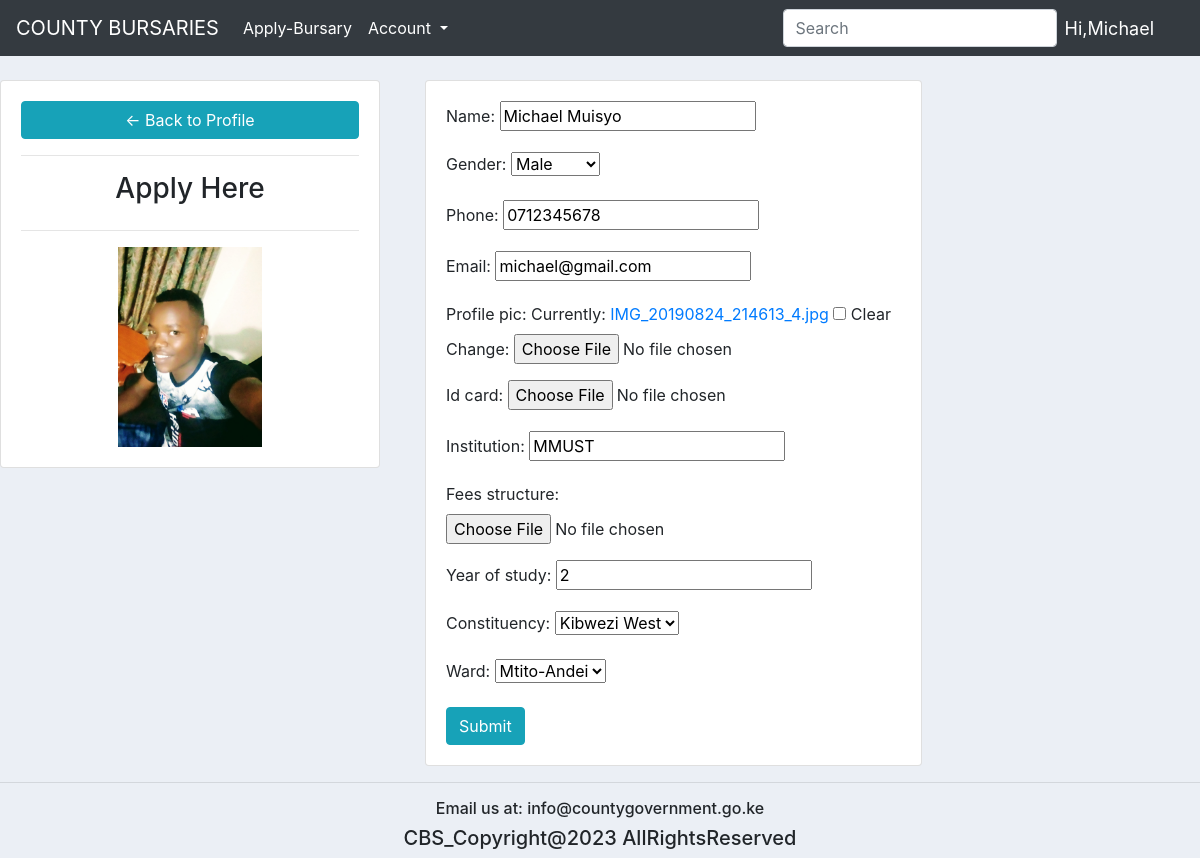
/apply_bursary/ (signed in), run on the app's committed database.
### bursary/models.py (models this page shows, shortened)
class Student(models.Model):
    GENDER = (
        ('Male', 'Male'),
        ('Female', 'Female'),
    )
    CONSTITUENCY = (
        ('Kibwezi West','Kibwezi West'),
        ('Kibwezi East', 'Kibwezi East'),
        ('Mbooni', 'Mbooni'),
        ('Kilome', 'Kilome'),
    )
    WARD = (
        ('Wote', 'Wote'),
        ('Makindu', 'Makindu'),
        ('Mtito-Andei', 'Mtito-Andei'),
        ('Thange', 'Thange'),
    )
    user = models.OneToOneField(User, null=True, blank=True, on_delete=models.CASCADE)
    name = models.CharField(max_length=200, null=True)
    gender = models.CharField(max_length=200, null=True, choices=GENDER)
    phone = models.CharField(max_length=200, null=True)
    email = models.CharField(max_length=200, null=True)
    profile_pic = models.ImageField(default="profile.png", null=True,blank=True)
    id_card = models.ImageField(null=False,blank=True)
    institution = models.CharField(max_length=200, null=True)
    fees_structure = models.FileField(null=False,blank=True)
    year_of_study = models.CharField(max_length=200, null=True)
    Constituency = models.CharField(max_length=200, null=False, choices=CONSTITUENCY)
    ward = models.CharField(max_length=200, null=False, choices=WARD)
    date_created = models.DateTimeField(auto_now_add=True, null=True)

### bursary/decorators.py (the view)
        def wrapper_func(request, *args, **kwargs):
            group = None
            if request.user.groups.exists():
                group = request.user.groups.all()[0].name
            if group in allowed_roles:
                return view_func(request, *args, **kwargs)
            else:
                return HttpResponse('You are not allowed to view this Page')
            return view_func(request, *args, **kwargs)

### bursary/forms.py
class StudentForm(ModelForm):
    class Meta:
        model = Student
        fields = '__all__'
        exclude = ['user']

### bursary/views.py (called while the page is built)
@login_required(login_url='login')
@allowed_users(allowed_roles=['student'])
def accountApplyBursary(request):
    student = request.user.student
    form = StudentForm(instance=student)
    if request.method == 'POST':
        form = form = StudentForm(request.POST, request.FILES, instance=student)
        if form.is_valid():
            form.save()
    context = {'form':form}
    return render(request, 'bursary/apply_bursary.html', context)

### bursary/templates/bursary/apply_bursary.html (shortened to what this page needs)
{% extends 'bursary/main.html' %}
{% load static %}
{% block content %}
<br>
<div class="row">
    <div class="col-md-4">
      <div class="card card-body">
        <a class="btn btn-info" href="{% url 'dashboard' %}"> &#8592; Back to Profile</a>
        <hr>
        <h3 style="text-align: center">Apply Here</h3>
        <hr>
        <img class="profile-pic" src="{{request.user.student.profile_pic.url}}">
      </div>
    </div>
  <div class="col">
    <div class="col-md-8">
      <div class="card card-body">
         <form method="POST" action="" enctype="multipart/form-data">
           {{form.as_p}}
           <input class="btn btn-info" type="submit" name="Update Information">
         </form>
      </div>
    </div>
  </div>
</div>
{% endblock %}

### bursary/templates/bursary/navbar.html (shortened to what this page needs)
{% load static %}
<nav class="navbar navbar-expand-lg navbar-dark bg-dark">
  <a class="navbar-brand" href="#">COUNTY BURSARIES</a>
  <div class="collapse navbar-collapse" id="navbarSupportedContent">
    <ul class="navbar-nav mr-auto">
      <li class="nav-item active">
        {%if request.user.is_staff %}
          <a class="nav-link" href="{% url 'dashboard' %}">Home <span class="sr-only">(current)</span></a>
        </li>
        <li class="nav-item active">
          <a class="nav-link" href="{% url 'bursaries' %}">Bursaries</a>
        </li>
        {% else %}
          <li class="nav-item active" >
          <a class="nav-link" href="{% url 'apply_bursary' %}">Apply-Bursary</a>
          </li>
       {% endif %}
      <li class="nav-item dropdown active">
        <a class="nav-link dropdown-toggle" href="{% url 'register' %}" id="navbarDropdown" role="button" data-toggle="dropdown" aria-haspopup="true" aria-expanded="false">
          Account
        </a>
      </li>
    </ul>
    <form class="form-inline my-2 my-lg-0">
      <input class="form-control mr-sm-2" type="search" placeholder="Search" aria-label="Search">
    </form>
  </div>
  <span class="hello-msg">Hi,{{request.user}}</span>
</nav>

### bursary/templates/bursary/main.html (style rules this page uses)
body { background-color:#ebeff5; }

### bursary/templates/bursary/navbar.html (style rules this page uses)
.hello-msg { font-size: 18px; color:#fff; margin-right: 30px; }

### bursary/templates/bursary/apply_bursary.html (style rules this page uses)
.profile-pic { max-width:200px; max-height:200px; margin: 0 auto; boarder-radius: 50px; }

### data on the page
Student: name "Michael Muisyo", gender "Male", phone "0712345678", email "michael@gmail.com", institution "MMUST", year_of_study "2", Constituency "Kibwezi West", ward "Mtito-Andei"

### other printed values
{{ request.user }} "Michael"
